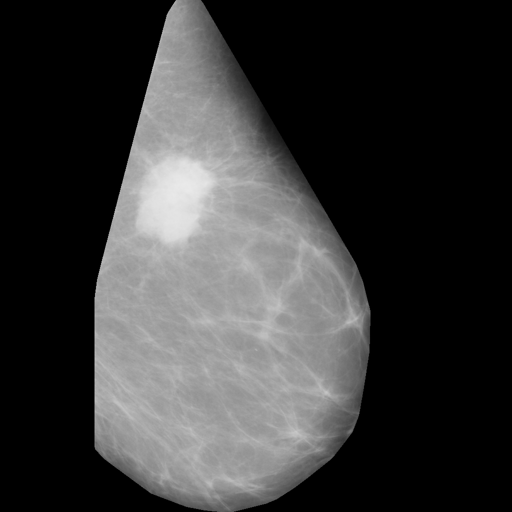
#> input picture mdb184_output.png, 512 x 512 px
$ jupyter execute AdaptiveThresholding.ipynb
#> lines starting #> are read from the running program, lines starting #| are printed output that depends on the picture; after the words box and inside, x2 and y2 are one past the last pixel; in counts of white or black regions, pixels touching at a corner belong together
[cell 1]
import cv2
import numpy as np
from matplotlib import pyplot as plt

img = cv2.imread('mdb184_output.png',-1)
#> img is the input picture: shape (512, 512); min 0, max 234, mean 56.6
#img2 = cv2.cvtColor(img, cv2.COLOR_BGR2RGB)
#img = cv2.cvtColor(img, cv2.COLOR_BGR2GRAY)
max_pixVal = np.amax(img)
#> max_pixVal = 234


_, th1 = cv2.threshold(img, max_pixVal*0.91, 255, cv2.THRESH_TOZERO) #cv2.threshold(img, 127, 255, cv2.THRESH_BINARY)
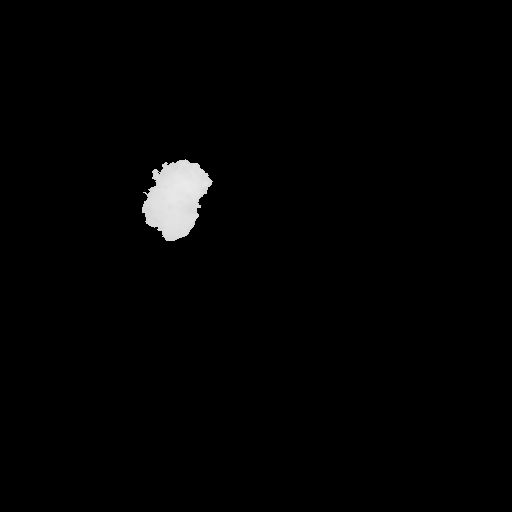
#> th1: shape (512, 512); min 0, max 234, mean 3.2
th2 = cv2.adaptiveThreshold(img, 255, cv2.ADAPTIVE_THRESH_MEAN_C, cv2.THRESH_BINARY, 11, 2)
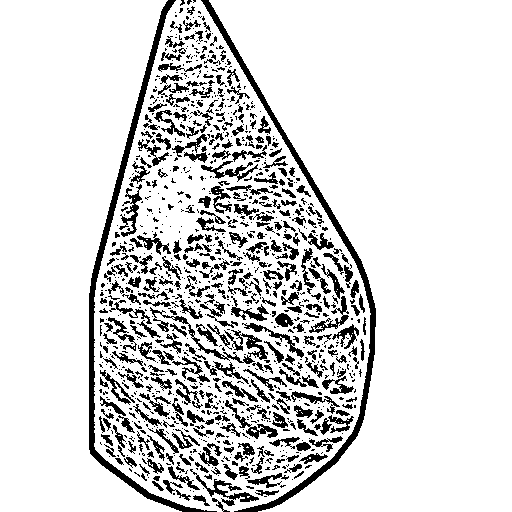
#> th2: shape (512, 512); 85.5% white; 1075 black regions (716 under 20 px), largest, box (x1, y1, x2, y2) and area: (201, 0, 376, 512) 3575, (89, 0, 217, 512) 3431, (150, 307, 268, 364) 928
th3 = cv2.adaptiveThreshold(img, 255, cv2.ADAPTIVE_THRESH_GAUSSIAN_C, cv2.THRESH_BINARY, 11, 2)
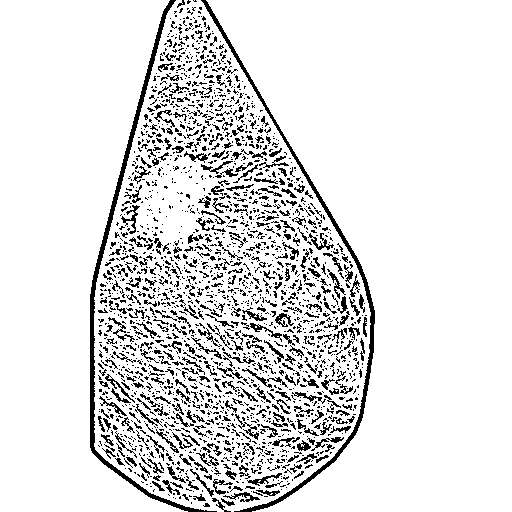
#> th3: shape (512, 512); 88.4% white; black in thin lines or dots, all inside (x1, y1, x2, y2) = (90, 0, 375, 512)

# [7 lines of commented-out code are left out]


img = cv2.cvtColor(img, cv2.COLOR_GRAY2BGR)
th1 = cv2.cvtColor(th1, cv2.COLOR_GRAY2BGR)
#> th1: shape (512, 512, 3)
th2 = cv2.cvtColor(th2, cv2.COLOR_GRAY2BGR)
th3 = cv2.cvtColor(th3, cv2.COLOR_GRAY2BGR)


fig, axs = plt.subplots(2, 2, figsize=(10, 10), sharey=True)

axs[0, 0].set_title('Original Image')
axs[0, 0].imshow(img)

axs[0, 1].set_title('Thresh Binary')
axs[0, 1].imshow(th1)

axs[1, 0].set_title('Adaptive Thresh Mean C')
axs[1, 0].imshow(th2)

axs[1, 1].set_title('Adaptive Thresh Gaussian C')
axs[1, 1].imshow(th3)

fig.suptitle('ADAPTIVE THRESHOLDING')

plt.show()
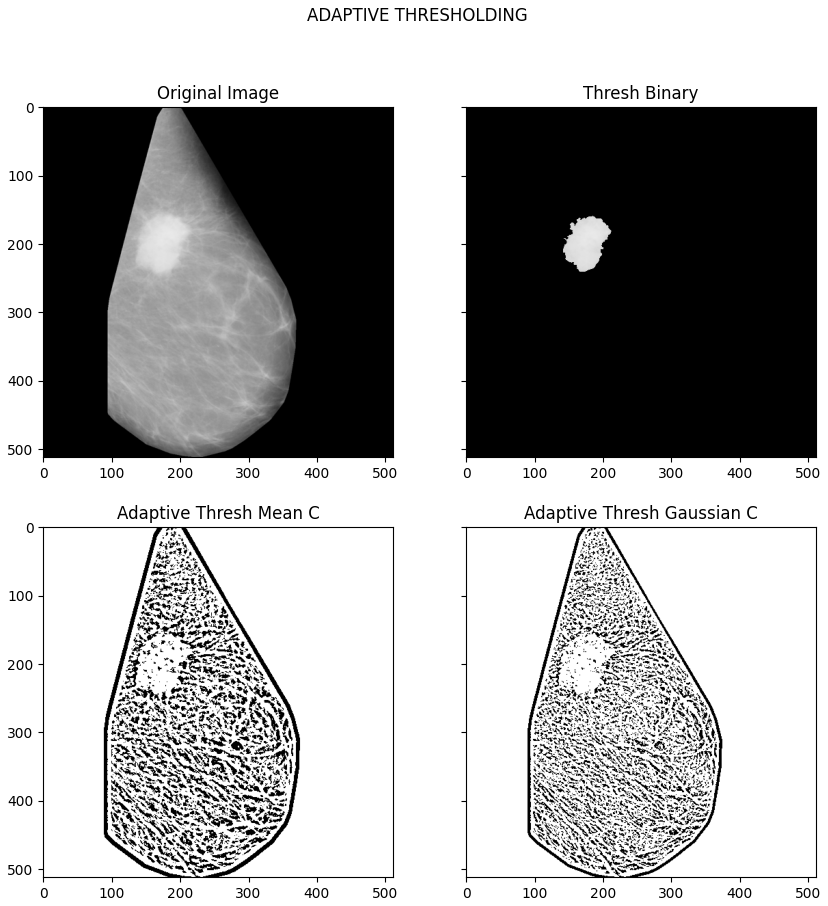
#> figure drawn by matplotlib, 4 panels
